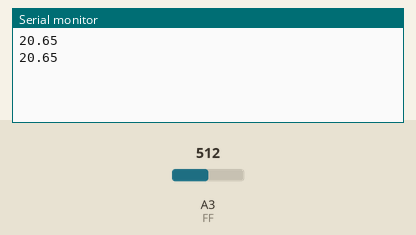
Simulated run of this sketch. Board: Arduino Uno, built with avr-gcc and run on an emulated ATmega328P. Parts: the last lines printed to the serial monitor. Inputs (shaded band) come from the test bench; at power-on: A3 (FF) = 512.

Above: at 1.8 s.
1.9 s: A3 (FF) set to 716
At 2.8 s:
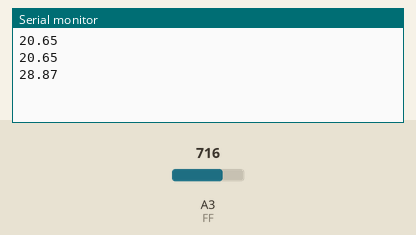
3.4 s: A3 (FF) set to 900
At 4.7 s:
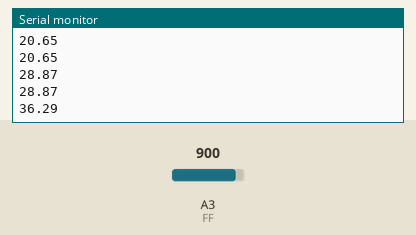
Timing chart, 0 to 6.4 s (numbered marks = the images above; inputs shaded):
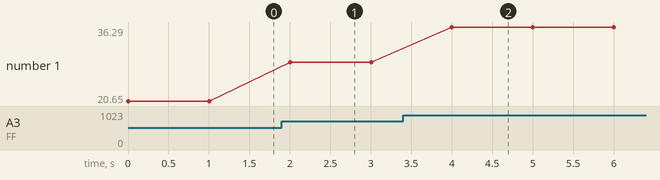

The sketch:

flexiforce_calibration.ino
```cpp
#include "MegunoLink.h"
float CF3 = 12.5; //others 11, 0.5 is 12.5
//float CF5 = 5;
int FF = A3;
int FFdata = 0;
float vout3;
//float vout5;
void setup()
{
  Serial.begin(115200);
  pinMode(FF, INPUT);

}

void loop()
{
  TimePlot output3("3.3V");
  FFdata = analogRead(FF);
  vout3 = (FFdata * 3.3) / 1023.0;
  //vout5 = (FFdata * 5.0) / 1023.0;
  vout3 = CF3 * vout3;

 output3.SendData("3.3V output",vout3);
  //Serial.print("vout3,3:");
  Serial.println(vout3);
  //Serial.print(" ");
 // vout5 = CF5 * vout5;
    //output5.SendData("5.0V output",vout5);
  //Serial.print("vout5:");
  //Serial.println(vout5);
  delay(1000);

}
```

Measured:
- after the input at 1.9 s, the serial monitor: prints a new line after 0.10 s (image 1)
- after the input at 3.4 s, the serial monitor: prints a new line after 0.60 s (image 2)
- plotted number 1: 20.65 → 28.87 after the input at 1.9 s, 28.87 → 36.29 after the input at 3.4 s
